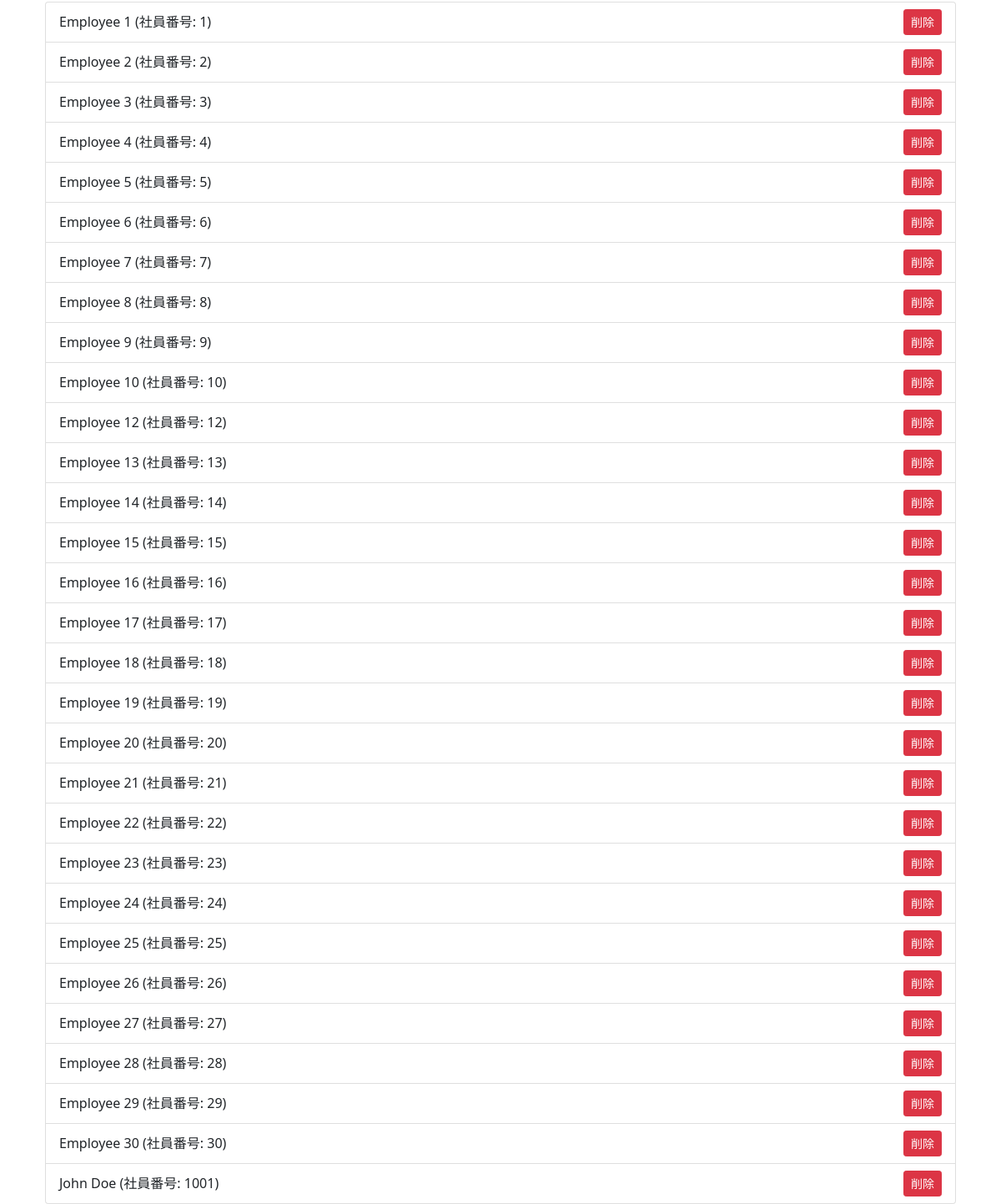
Page /register_member (lower part) on the earlier database version.
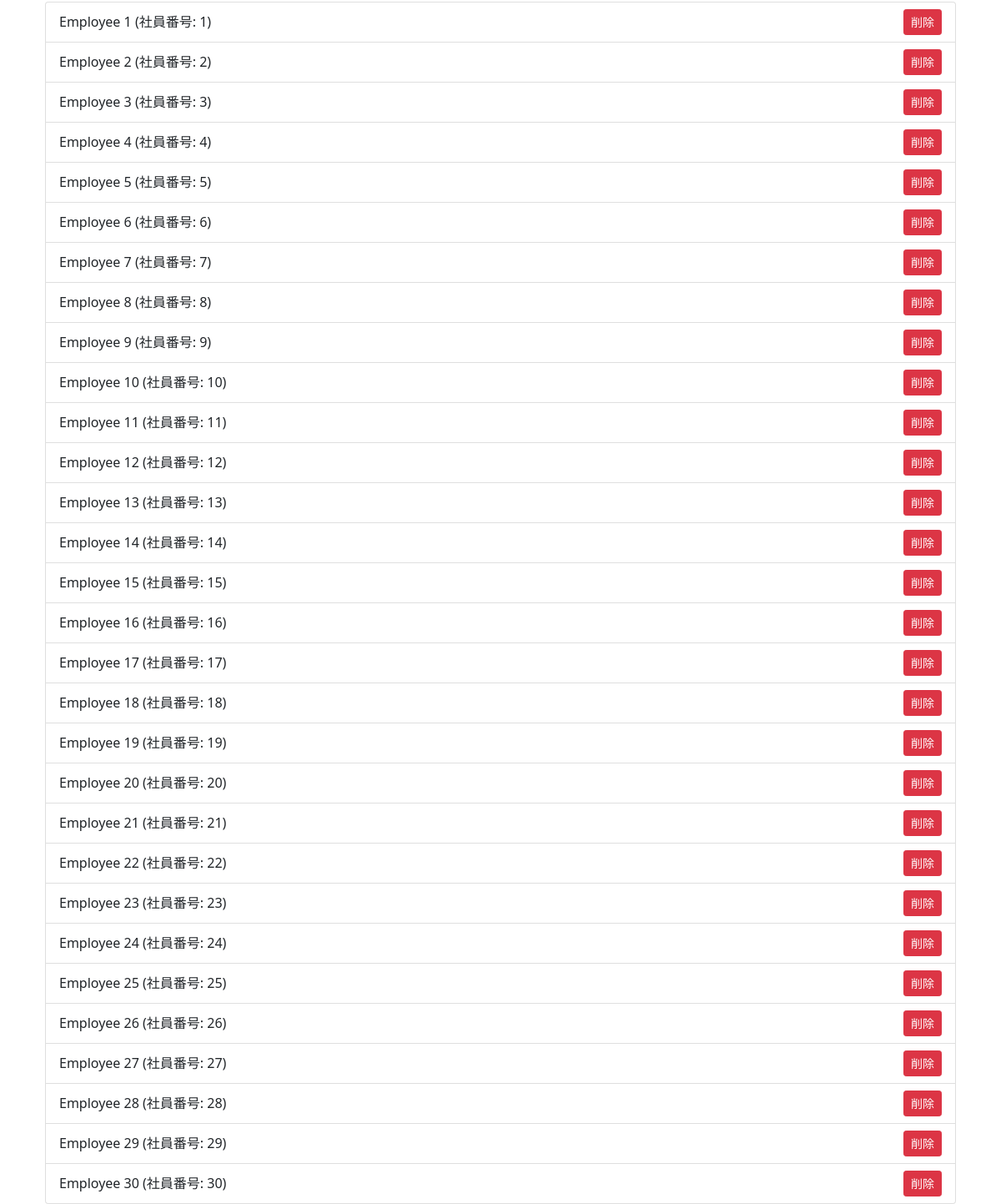
Same page on the later database version.
### tableapp/models/skillmap.py (models this page shows)
class EmployeeData(db.Model):
    __tablename__ = 'employee_data'
    id = db.Column(db.Integer, primary_key=True)
    employee_num = db.Column(db.Integer, unique=True, nullable=False)
    name = db.Column(db.String(255))
    email = db.Column(db.String(255))
    company = db.Column(db.String(255))
    division = db.Column(db.String(255))
    unit = db.Column(db.String(255))
    subunit_team = db.Column(db.String(255))
    rank = db.Column(db.String(255))
    date_of_join = db.Column(db.Date)
    evaluation_target = db.Column(JSON, default=[])  # JSONフィールドとして定義
    pending_skills = db.relationship('PendingSkill', back_populates='employee', cascade='all, delete-orphan')
    pending_qualifications = db.relationship('PendingQualification', back_populates='employee', cascade='all, delete-orphan')
    pending_trainings = db.relationship('PendingTraining', back_populates='employee', cascade='all, delete-orphan')
    registration_history = db.relationship('RegistrationHistory', back_populates='employee', cascade='all, delete-orphan')
    employee_skills = db.relationship('EmployeeSkill', back_populates='employee', cascade='all, delete-orphan')
    employee_qualifications = db.relationship('EmployeeQualification', back_populates='employee', cascade='all, delete-orphan')
    employee_trainings = db.relationship('EmployeeTraining', back_populates='employee', cascade='all, delete-orphan')

### tableapp/views.py (the view, shortened to what this page needs)
@app.route('/register_member', methods=['GET', 'POST'])
def register_member():
    search_query = request.args.get('search_query')
    search_results = None
    if search_query:
        search_results = EmployeeData.query.filter(
            (EmployeeData.employee_num.like(f'%{search_query}%')) |
            (EmployeeData.name.like(f'%{search_query}%'))
        ).all()
    employees = EmployeeData.query.all()
    return render_template('tableapp/register_member.html', employees=employees, search_results=search_results)

### tableapp/templates/tableapp/register_member.html (shortened to what this page needs)
{% extends "admin_layout.html" %}
{% block content %}
<div class="container mt-4">
    <ul class="list-group">
        {% for employee in employees %}
            <li class="list-group-item d-flex justify-content-between align-items-center">
                {{ employee.name }} (社員番号: {{ employee.employee_num }})
                <form method="POST" action="{{ url_for('delete_member', employee_num=employee.employee_num) }}" class="d-inline">
                    <button type="submit" class="btn btn-danger btn-sm">削除</button>
                </form>
            </li>
        {% endfor %}
    </ul>
</div>
{% endblock %}

Differences in the rows shown:
removed EmployeeData: name "John Doe", employee_num "1001"
added EmployeeData: name "Employee 11", employee_num "11"
